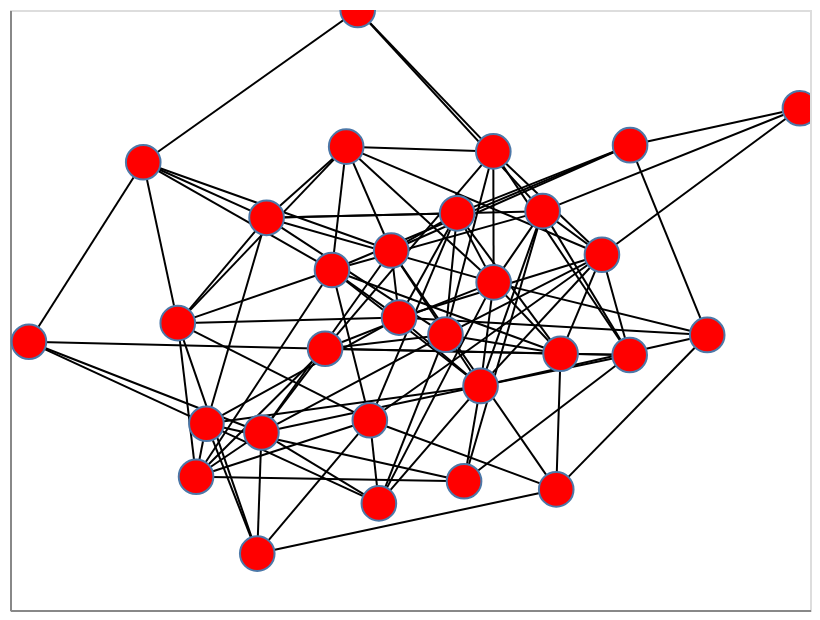

Notebook source saved alongside this figure:
### Code cell
nxa.draw_networkx(
    G=G,
    pos=pos,
    node_tooltip=['name', 'weight', 'viable']
).interactive()

### Figure 1 — Vega-Lite specification as saved in the notebook (floating-point values rounded to 4 significant figures; data arrays with more than 128 entries replaced by an {"elided": "..."} marker saying what was removed)
{"config": {"view": {"continuousWidth": 400, "continuousHeight": 300}}, "layer": [{"data": {"name": "data-1d7ee752f6015449e1ad20bcf32e592f"}, "mark": {"type": "line", "color": "black", "opacity": 1, "strokeWidth": 1}, "encoding": {"detail": {"type": "quantitative", "field": "edge"}, "x": {"type": "quantitative", "axis": {"grid": false, "labels": false, "ticks": false, "title": ""}, "field": "x"}, "y": {"type": "quantitative", "axis": {"grid": false, "labels": false, "ticks": false, "title": ""}, "field": "y"}}, "selection": {"selector001": {"type": "interval", "bind": "scales", "encodings": ["x", "y"]}}}, {"data": {"name": "data-8bd0918e749a3dac8c97d3f9d17ee892"}, "mark": {"type": "point", "fill": "red", "opacity": 1, "size": 300, "strokeWidth": 1.0}, "encoding": {"tooltip": [{"type": "quantitative", "field": "name"}, {"type": "quantitative", "field": "weight"}, {"type": "nominal", "field": "viable"}], "x": {"type": "quantitative", "axis": {"grid": false, "labels": false, "ticks": false}, "field": "x"}, "y": {"type": "quantitative", "axis": {"grid": false, "labels": false, "ticks": false}, "field": "y"}}}], "$schema": "https://vega.github.io/schema/vega-lite/v4.8.1.json", "datasets": {"data-1d7ee752f6015449e1ad20bcf32e592f": {"elided": "214 records"}, "data-8bd0918e749a3dac8c97d3f9d17ee892": [{"viable": "yes", "y": 0.1841, "x": 0.4798, "weight": 0.09001, "name": 370}, {"viable": "no", "y": -0.5709, "x": 0.1351, "weight": -0.3211, "name": 87}, {"viable": "yes", "y": -0.3674, "x": -0.1004, "weight": 1.763, "name": 190}, {"viable": "no", "y": 0.09217, "x": 0.2091, "weight": -0.9178, "name": 80}, {"viable": "no", "y": -0.129, "x": -0.2123, "weight": -0.5907, "name": 360}, {"viable": "yes", "y": 0.6724, "x": 0.9748, "weight": -0.3575, "name": 480}, {"viable": "yes", "y": -0.1457, "x": 0.3765, "weight": 1.121, "name": 64}, {"viable": "yes", "y": -0.08226, "x": 0.08868, "weight": -0.3377, "name": 677}, {"viable": "yes", "y": -0.3793, "x": -0.509, "weight": -1.064, "name": 29}, {"viable": "yes", "y": -0.04378, "x": -0.5806, "weight": 2.692, "name": 158}, {"viable": "no", "y": 1.0, "x": -0.1308, "weight": 1.424, "name": 935}, {"viable": "no", "y": -0.2531, "x": 0.1763, "weight": 0.4743, "name": 736}, {"viable": "yes", "y": 0.1334, "x": -0.1951, "weight": 0.6501, "name": 361}, {"viable": "yes", "y": 0.5445, "x": -0.1595, "weight": 2.125, "name": 905}, {"viable": "no", "y": 0.4924, "x": -0.6669, "weight": 0.5052, "name": 430}, {"viable": "yes", "y": -0.02527, "x": -0.02741, "weight": 0.2931, "name": 8}, {"viable": "no", "y": -0.812, "x": -0.3818, "weight": 1.433, "name": 496}, {"viable": "no", "y": 0.3296, "x": 0.3315, "weight": 1.371, "name": 417}, {"viable": "no", "y": 0.5494, "x": 0.5502, "weight": 1.58, "name": 395}, {"viable": "yes", "y": -0.15, "x": 0.5492, "weight": -0.5558, "name": 364}, {"viable": "no", "y": -0.598, "x": 0.3656, "weight": 0.6376, "name": 804}, {"viable": "yes", "y": 0.5286, "x": 0.2082, "weight": -0.2358, "name": 348}, {"viable": "no", "y": -0.5559, "x": -0.5348, "weight": -0.856, "name": 16}, {"viable": "yes", "y": -0.4082, "x": -0.3714, "weight": -0.6592, "name": 750}, {"viable": "yes", "y": -0.6447, "x": -0.07781, "weight": 2.002, "name": 562}, {"viable": "yes", "y": 0.1984, "x": -0.04694, "weight": -1.172, "name": 637}, {"viable": "no", "y": -0.1059, "x": -0.9526, "weight": -1.911, "name": 617}, {"viable": "yes", "y": -0.08309, "x": 0.743, "weight": 0.2815, "name": 419}, {"viable": "yes", "y": 0.3223, "x": 0.1178, "weight": 0.4793, "name": 403}, {"viable": "yes", "y": 0.3073, "x": -0.3586, "weight": 0.8992, "name": 961}]}}
